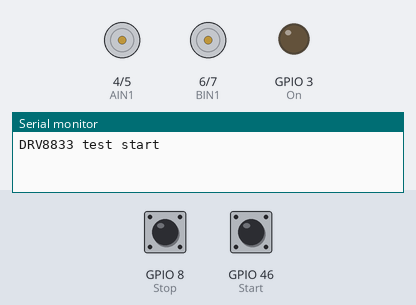
Recording of a sketch running on a simulated ESP32-S3. Parts: motor-driver pin pairs drawn as motors (green arrow = first pin HIGH = forward, orange = second pin HIGH = backward, longer = more drive), output pins drawn as LEDs (lit = HIGH), the last lines printed to the serial monitor. The test bench sets the inputs (shaded band); at power-on: GPIO 46 (Start) HIGH, GPIO 8 (Stop) HIGH.

Above: at 1.2 s.
1.3 s: GPIO 46 (Start) pulled LOW for 0.15 s
At 1.45 s:
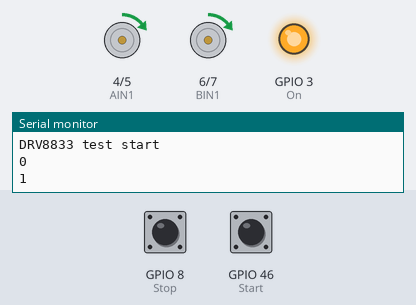
4.3 s: GPIO 8 (Stop) pulled LOW for 0.15 s
At 5.1 s:
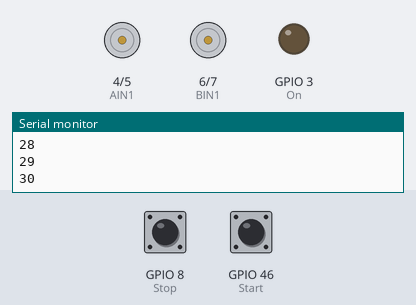
5.9 s: GPIO 46 (Start) pulled LOW for 1 s
At 6.05 s:
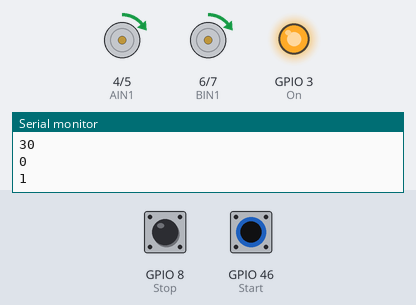
8.9 s: GPIO 8 (Stop) pulled LOW for 1 s
At 9.8 s:
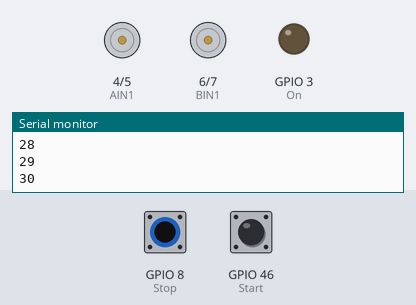
Timing chart, 0 to 11.9 s (numbered marks = the images above; inputs shaded):
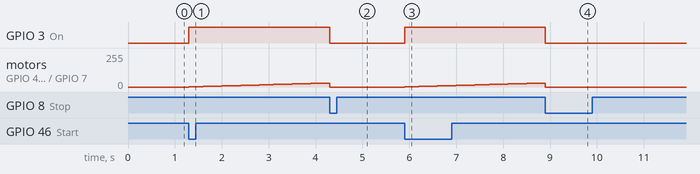

Measured:
- after the input at 1.3 s, GPIO 3 (On): LOW → HIGH at once; motor on GPIO 4 (AIN1) / GPIO 5 (AIN2), motor on GPIO 6 (BIN1) / GPIO 7 (BIN2): moves from stopped to forward 30/255 over 2.9 s, starting at once
- after the input at 4.3 s, GPIO 3 (On): HIGH → LOW at once
- after the input at 5.9 s, GPIO 3 (On): LOW → HIGH at once; motor on GPIO 4 (AIN1) / GPIO 5 (AIN2), motor on GPIO 6 (BIN1) / GPIO 7 (BIN2): moves from stopped to forward 30/255 over 2.9 s, starting at once
- after the input at 8.9 s, GPIO 3 (On): HIGH → LOW at once

The sketch:

TestHbrug.ino
```cpp
// DRV8833 testprogramma - ESP32-S3
// Motor A: AIN1 = GPIO4, AIN2 = GPIO5
// Motor B: BIN1 = GPIO6, BIN2 = GPIO7

#define AIN1 4
#define AIN2 5
#define BIN1 6
#define BIN2 7
#define Stop 8
#define Start 46
#define On 3

boolean aan=false;
// PWM-instellingen
#define FREQ     20000   // 20 kHz = stil voor motoren
#define RESOLUTION 8     // 8 bit (0-255)

unsigned long vorigeTijd = 0;
const long interval = 100;

void setup() {
  Serial.begin(115200);
  Serial.println("DRV8833 test start");

  // Attach pinnen aan kanalen
  pinMode(AIN1, OUTPUT);
  pinMode(AIN2, OUTPUT);
  pinMode(BIN1, OUTPUT);
  pinMode(BIN2, OUTPUT);
  pinMode(On, OUTPUT);
  pinMode(Stop, INPUT_PULLUP);
  pinMode(Start, INPUT_PULLUP);

  stopMotors();
}

void loop() {
  if(!digitalRead(Start)){aan=true;}
  if(!digitalRead(Stop)){aan=false;}
  digitalWrite(On, aan);
  if(aan){testmotor();}
  else{stopMotors();}
}

// ------------------- Functies -------------------
void testmotor(){
  uint8_t A=0;
  uint8_t B=0;
  while (A<255){
    if(millis()- vorigeTijd >= interval){
      Serial.println(A);
      A++;
      B++;
      motorAForward(A);
      motorBForward(B);
      vorigeTijd = millis();
      if(!digitalRead(Stop)){
        aan=false;
        return;
        }
    }
  }
  Serial.println("back");
  while (A>0){
    if(millis()- vorigeTijd >= interval){
      Serial.println(A);
      A--;
      B--;
      motorABackward(A);
      motorBBackward(B);
      vorigeTijd = millis();
      if(!digitalRead(Stop)){
        aan=false;
        return;
        }
    }
  }

}
void motorAForward(uint8_t speed) {
  analogWrite(AIN1, speed);
  analogWrite(AIN2, 0);
}

void motorABackward(uint8_t speed) {
  analogWrite(AIN1, 0);
  analogWrite(AIN2, speed);
}

void motorBForward(uint8_t speed) {
  analogWrite(BIN1, speed);
  analogWrite(BIN2, 0);
}

void motorBBackward(uint8_t speed) {
  analogWrite(BIN1, 0);
  analogWrite(BIN2, speed);
}

void stopMotors() {
  analogWrite(AIN1, 0);
  analogWrite(AIN2, 0);
  analogWrite(BIN1, 0);
  analogWrite(BIN2, 0);
}
```
